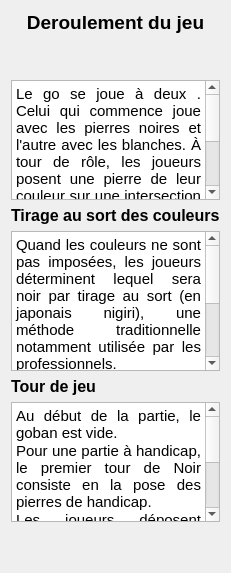
      <widget class="QWidget" name="debutPartie">
       <property name="sizePolicy">
        <sizepolicy hsizetype="Expanding" vsizetype="Expanding">
         <horstretch>0</horstretch>
         <verstretch>0</verstretch>
        </sizepolicy>
       </property>
       <layout class="QVBoxLayout" name="verticalLayout_4">
        <item>
         <widget class="QLabel" name="label_4">
          <property name="text">
           <string>&lt;html&gt;&lt;head/&gt;&lt;body&gt;&lt;p align=&quot;center&quot;&gt;&lt;a name=&quot;spans0e0&quot;/&gt;&lt;span style=&quot; font-size:14pt; font-weight:600;&quot;&gt;D&lt;/span&gt;&lt;span style=&quot; font-size:14pt; font-weight:600;&quot;&gt;eroulement du jeu&lt;/span&gt;&lt;/p&gt;&lt;/body&gt;&lt;/html&gt;</string>
          </property>
         </widget>
        </item>
        <item>
         <spacer name="verticalSpacer_5">
          <property name="orientation">
           <enum>Qt::Vertical</enum>
          </property>
          <property name="sizeHint" stdset="0">
           <size>
            <width>20</width>
            <height>40</height>
           </size>
          </property>
         </spacer>
        </item>
        <item>
         <widget class="QTextBrowser" name="textBrowser_3">
          <property name="minimumSize">
           <size>
            <width>0</width>
            <height>120</height>
           </size>
          </property>
          <property name="verticalScrollBarPolicy">
           <enum>Qt::ScrollBarAsNeeded</enum>
          </property>
          <property name="horizontalScrollBarPolicy">
           <enum>Qt::ScrollBarAlwaysOff</enum>
          </property>
          <property name="sizeAdjustPolicy">
           <enum>QAbstractScrollArea::AdjustToContents</enum>
          </property>
          <property name="html">
           <string>&lt;!DOCTYPE HTML PUBLIC &quot;-//W3C//DTD HTML 4.0//EN&quot; &quot;http://www.w3.org/TR/REC-html40/strict.dtd&quot;&gt;
&lt;html&gt;&lt;head&gt;&lt;meta name=&quot;qrichtext&quot; content=&quot;1&quot; /&gt;&lt;style type=&quot;text/css&quot;&gt;
p, li { white-space: pre-wrap; }
&lt;/style&gt;&lt;/head&gt;&lt;body style=&quot; font-family:'Ubuntu'; font-size:11pt; font-weight:400; font-style:normal;&quot;&gt;
&lt;p align=&quot;justify&quot; style=&quot; margin-top:0px; margin-bottom:0px; margin-left:0px; margin-right:0px; -qt-block-indent:0; text-indent:0px;&quot;&gt;Le go se joue à deux . Celui qui commence joue avec les pierres noires et l'autre avec les blanches. &lt;a name=&quot;spans0e0&quot;&gt;&lt;/a&gt;À tour de rôle, les joueurs posent une pierre de leur couleur sur une intersection inoccupée du goban ou bien ils passent.&lt;br /&gt;Passer sert essentiellement à indiquer à l'adversaire que l'on considère la partie terminée.&lt;/p&gt;&lt;/body&gt;&lt;/html&gt;</string>
          </property>
         </widget>
        </item>
        <item>
         <widget class="QLabel" name="label_9">
          <property name="text">
           <string>&lt;html&gt;&lt;head/&gt;&lt;body&gt;&lt;p&gt;&lt;span style=&quot; font-size:12pt; font-weight:600;&quot;&gt;Tirage au sort des couleurs&lt;/span&gt;&lt;/p&gt;&lt;/body&gt;&lt;/html&gt;</string>
          </property>
         </widget>
        </item>
        <item>
         <widget class="QTextBrowser" name="textBrowser_4">
          <property name="minimumSize">
           <size>
            <width>0</width>
            <height>140</height>
           </size>
          </property>
          <property name="baseSize">
           <size>
            <width>0</width>
            <height>140</height>
           </size>
          </property>
          <property name="verticalScrollBarPolicy">
           <enum>Qt::ScrollBarAsNeeded</enum>
          </property>
          <property name="horizontalScrollBarPolicy">
           <enum>Qt::ScrollBarAlwaysOff</enum>
          </property>
          <property name="sizeAdjustPolicy">
           <enum>QAbstractScrollArea::AdjustToContents</enum>
          </property>
          <property name="html">
           <string>&lt;!DOCTYPE HTML PUBLIC &quot;-//W3C//DTD HTML 4.0//EN&quot; &quot;http://www.w3.org/TR/REC-html40/strict.dtd&quot;&gt;
&lt;html&gt;&lt;head&gt;&lt;meta name=&quot;qrichtext&quot; content=&quot;1&quot; /&gt;&lt;style type=&quot;text/css&quot;&gt;
p, li { white-space: pre-wrap; }
&lt;/style&gt;&lt;/head&gt;&lt;body style=&quot; font-family:'Ubuntu'; font-size:11pt; font-weight:400; font-style:normal;&quot;&gt;
&lt;p align=&quot;justify&quot; style=&quot; margin-top:0px; margin-bottom:0px; margin-left:0px; margin-right:0px; -qt-block-indent:0; text-indent:0px;&quot;&gt;Quand les couleurs ne sont pas imposées, les joueurs déterminent lequel sera noir par tirage au sort (en japonais nigiri), une méthode traditionnelle notamment utilisée par les professionnels.&lt;br /&gt;Commencer est un avantage pour Noir, compensé par l'attribution à Blanc d'un certain nombre de points d'avance, le Komi (6,5 points au Japon actuellement).&lt;/p&gt;&lt;/body&gt;&lt;/html&gt;</string>
          </property>
          <property name="textInteractionFlags">
           <set>Qt::LinksAccessibleByKeyboard|Qt::LinksAccessibleByMouse</set>
          </property>
         </widget>
        </item>
        <item>
         <widget class="QLabel" name="label_11">
          <property name="text">
           <string>&lt;html&gt;&lt;head/&gt;&lt;body&gt;&lt;p&gt;&lt;span style=&quot; font-size:12pt; font-weight:600;&quot;&gt;Tour de jeu&lt;/span&gt;&lt;/p&gt;&lt;/body&gt;&lt;/html&gt;</string>
          </property>
         </widget>
        </item>
        <item>
         <widget class="QTextBrowser" name="textBrowser_5">
          <property name="minimumSize">
           <size>
            <width>0</width>
            <height>120</height>
           </size>
          </property>
          <property name="verticalScrollBarPolicy">
           <enum>Qt::ScrollBarAsNeeded</enum>
          </property>
          <property name="horizontalScrollBarPolicy">
           <enum>Qt::ScrollBarAlwaysOff</enum>
          </property>
          <property name="sizeAdjustPolicy">
           <enum>QAbstractScrollArea::AdjustToContents</enum>
          </property>
          <property name="html">
           <string>&lt;!DOCTYPE HTML PUBLIC &quot;-//W3C//DTD HTML 4.0//EN&quot; &quot;http://www.w3.org/TR/REC-html40/strict.dtd&quot;&gt;
&lt;html&gt;&lt;head&gt;&lt;meta name=&quot;qrichtext&quot; content=&quot;1&quot; /&gt;&lt;style type=&quot;text/css&quot;&gt;
p, li { white-space: pre-wrap; }
&lt;/style&gt;&lt;/head&gt;&lt;body style=&quot; font-family:'Ubuntu'; font-size:11pt; font-weight:400; font-style:normal;&quot;&gt;
&lt;p align=&quot;justify&quot; style=&quot; margin-top:0px; margin-bottom:0px; margin-left:0px; margin-right:0px; -qt-block-indent:0; text-indent:0px;&quot;&gt;Au début de la partie, le goban est vide.&lt;/p&gt;
&lt;p align=&quot;justify&quot; style=&quot; margin-top:0px; margin-bottom:0px; margin-left:0px; margin-right:0px; -qt-block-indent:0; text-indent:0px;&quot;&gt;Pour une partie à handicap, le premier tour de Noir consiste en la pose des pierres de handicap.&lt;/p&gt;
&lt;p align=&quot;justify&quot; style=&quot; margin-top:0px; margin-bottom:0px; margin-left:0px; margin-right:0px; -qt-block-indent:0; text-indent:0px;&quot;&gt;Les joueurs déposent alternativement une pierre de leur couleur sur une intersection libre du goban (y compris les intersections qui se trouvent sur le bord extérieur de la grille).&lt;/p&gt;&lt;/body&gt;&lt;/html&gt;</string>
          </property>
          <property name="textInteractionFlags">
           <set>Qt::LinksAccessibleByKeyboard|Qt::LinksAccessibleByMouse</set>
          </property>
         </widget>
        </item>
        <item>
         <spacer name="verticalSpacer_2">
          <property name="orientation">
           <enum>Qt::Vertical</enum>
          </property>
          <property name="sizeHint" stdset="0">
           <size>
            <width>20</width>
            <height>40</height>
           </size>
          </property>
         </spacer>
        </item>
       </layout>
      </widget>
